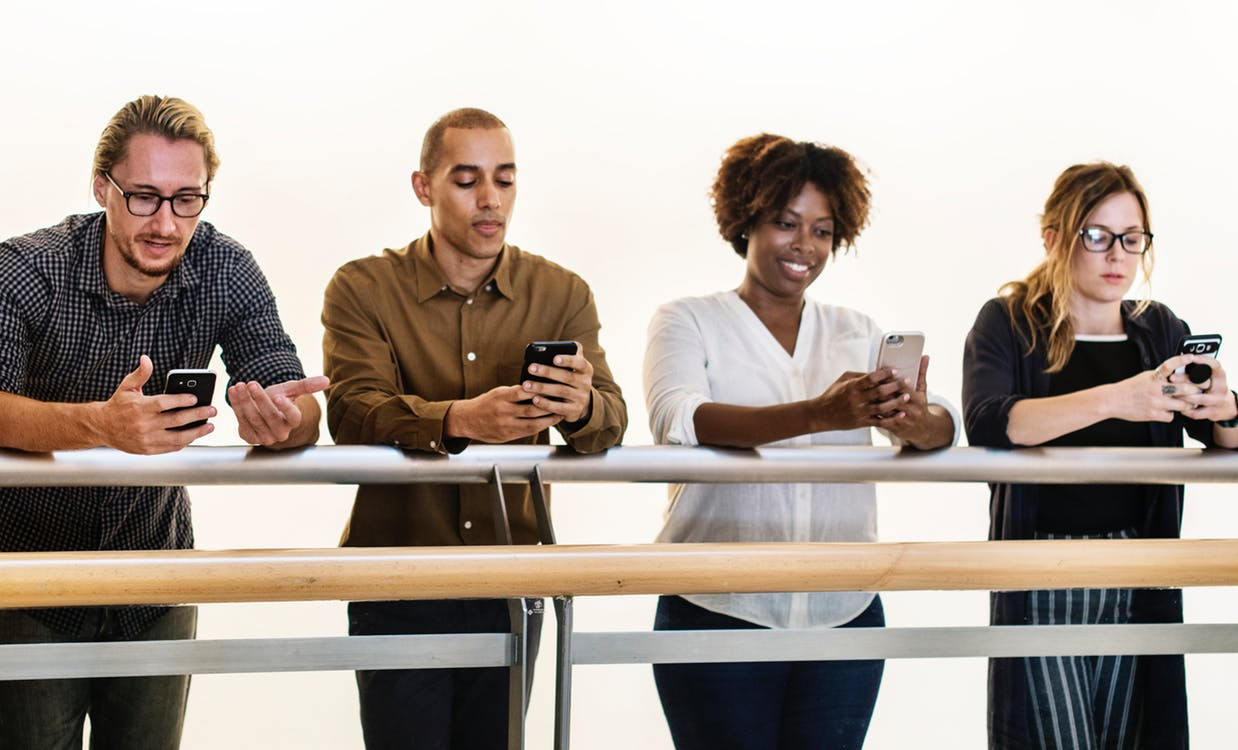
#> input picture 6_lesson6/Face detector/faces.png, 1238 x 750 px
$ jupyter execute 'Face detector.ipynb'
#> lines starting #> are read from the running program, lines starting #| are printed output that depends on the picture; after the words box and inside, x2 and y2 are one past the last pixel; in counts of white or black regions, pixels touching at a corner belong together
# FACE DETECTOR

[cell 1]
import cv2
import sys


image = cv2.imread('faces.png')
#> image is the input picture: shape (750, 1238, 3); mean B, G, R 154.5, 163.1, 173.8
gray = cv2.cvtColor(image, cv2.COLOR_BGR2GRAY)
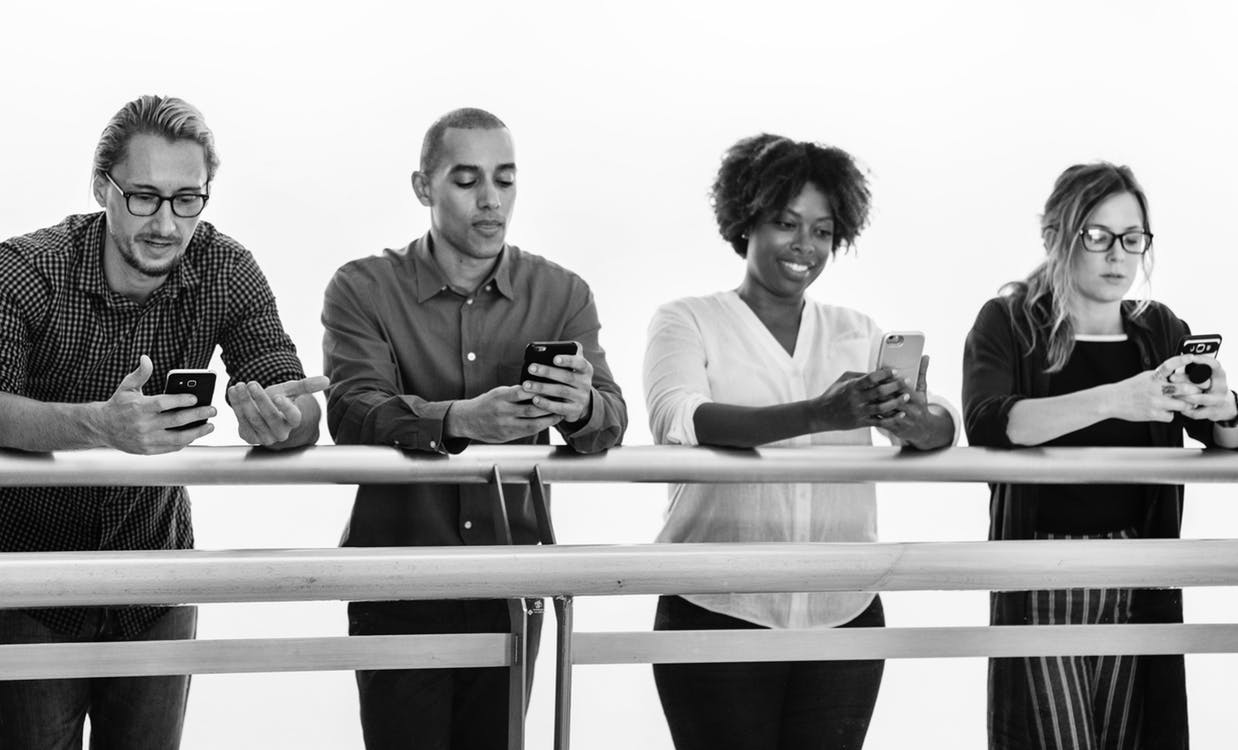
#> gray: shape (750, 1238); min 0, max 255, mean 165.3

faceCascade = cv2.CascadeClassifier(cv2.data.haarcascades + "haarcascade_frontalface_default.xml")
faces = faceCascade.detectMultiScale(
    gray,
    scaleFactor=1.3,
    minNeighbors=3,
    minSize=(30, 30)
)
#> faces = [[437, 141, 99, 99], [762, 198, 82, 82], [106, 153, 116, 116], [1016, 183, 151, 151]]

print("[INFO] Found {0} Faces!".format(len(faces)))
#| [INFO] Found 4 Faces!

for (x, y, w, h) in faces:
    cv2.rectangle(image, (x, y), (x + w, y + h), (0, 255, 0), 2)
#> this loop made 4 passes
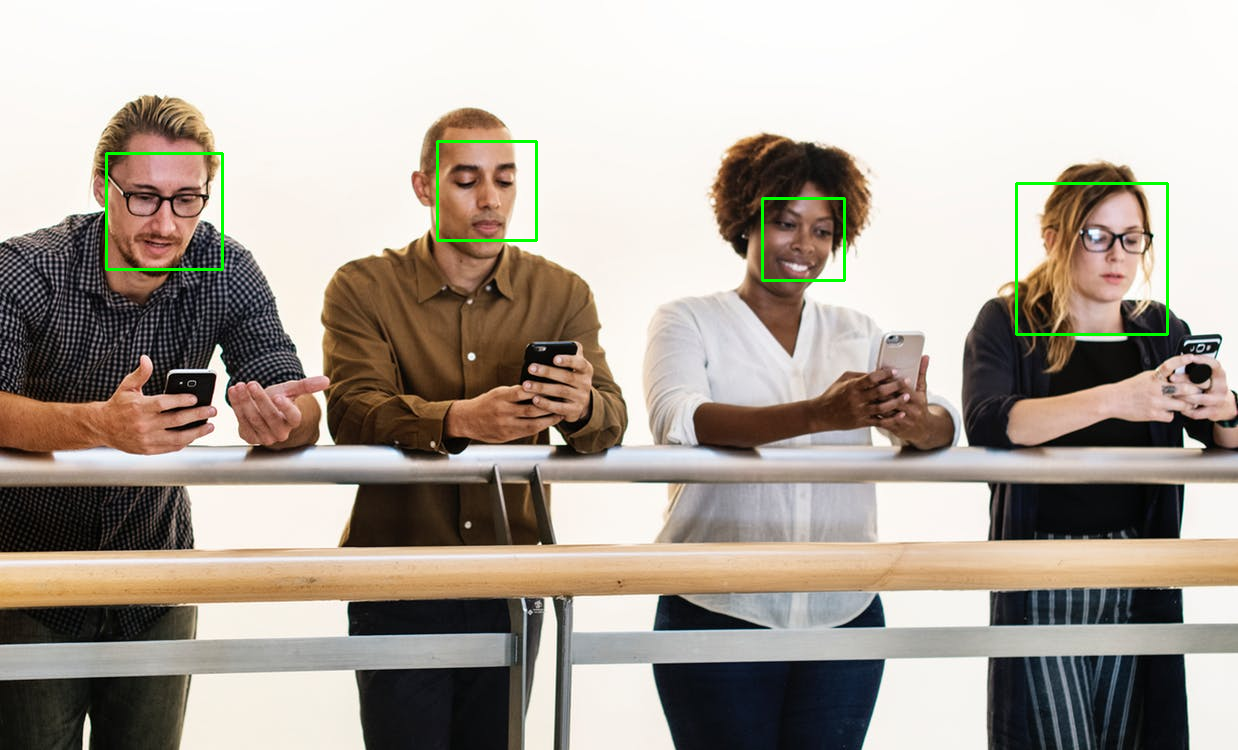
#> image: shape (750, 1238, 3); 0.58% of pixels changed, all inside (x1, y1, x2, y2) = (105, 140, 1169, 336)

status = cv2.imwrite('faces_detected.jpg', image)
print("[INFO] Image faces_detected.jpg written to filesystem: ", status)
#| [INFO] Image faces_detected.jpg written to filesystem:  True

[cell 2]
from IPython.core.display import Image, display
display(Image('faces.png', width=1900, unconfined=True))

[cell 3]
from IPython.core.display import Image, display
display(Image('faces_detected.jpg', width=1900, unconfined=True))

Here you have a list od .xml file to detect:
    - right eye
    - left eye
    - frontal face
    - face
    - full body
    - mouth
    - nose
    - ...

http://alereimondo.no-ip.org/OpenCV/34

# CROP IMAGE

[cell 4]
face_crop = []


for f in faces:
    x, y, w, h = [ v for v in f ]
    cv2.rectangle(image, (x,y), (x+w, y+h), (255,0,0), 3)
    # Define the region of interest in the image
    face_crop.append(image[y:y+h, x:x+w])
    print("ok")
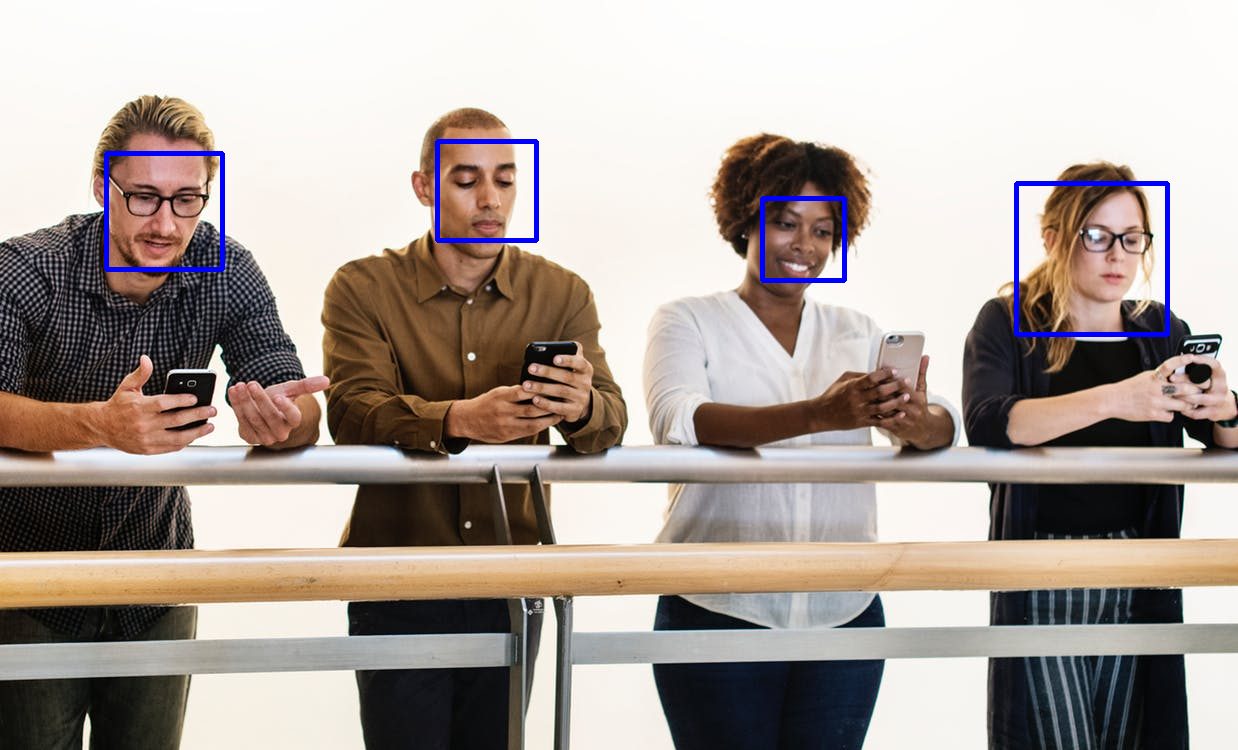
#> image: shape (750, 1238, 3); 0.96% of pixels changed, all inside (x1, y1, x2, y2) = (104, 139, 1170, 337)
#> after the loop, face_crop = 4 items

contatore = 0
for face in face_crop:
    faccia = 'face_' + str(contatore) + '.jpg'

    status = cv2.imwrite(faccia, face)
    contatore= contatore + 1

    display(Image(faccia, width=300, unconfined=True))
#> this loop made 4 passes
#> faccia on passes 1 to 4: 'face_0.jpg', 'face_1.jpg', 'face_2.jpg', 'face_3.jpg'
#> pass 1, `status = cv2.imwrite(faccia, face)`:
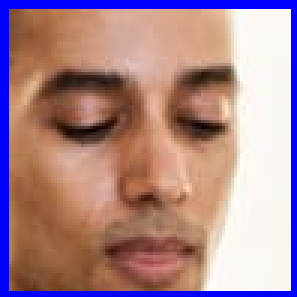
#> saved as face_0.jpg: shape (99, 99, 3) (shown 3 times larger); mean B, G, R 140.3, 134.7, 170.8
#> pass 2, `status = cv2.imwrite(faccia, face)`:
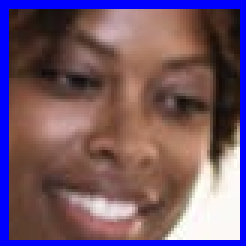
#> saved as face_1.jpg: shape (82, 82, 3) (shown 3 times larger); mean B, G, R 105.8, 86.2, 114.3
#> after the loop, contatore = 4

$ run again, with 6_lesson6/Face detector/face_0.jpg saved as 6_lesson6/Face detector/faces.png
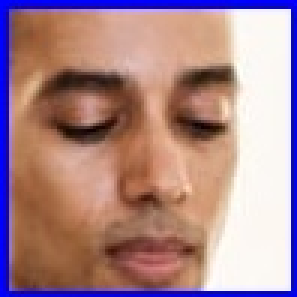
#> input picture 6_lesson6/Face detector/face_0.jpg, 99 x 99 px (shown 3 times larger)
#> image is the input picture: shape (99, 99, 3); mean B, G, R 138.8, 134.7, 170.7
#> faces = [[11, 12, 80, 80]]
#| [INFO] Found 1 Faces!
#> the loop `for (x, y, w, h) in faces:` made 1 pass
#| [INFO] Image faces_detected.jpg written to filesystem:  True
#> the loop `for f in faces:` made 1 pass
#> (printed output is left out)
#> after the loop `for f in faces:`:
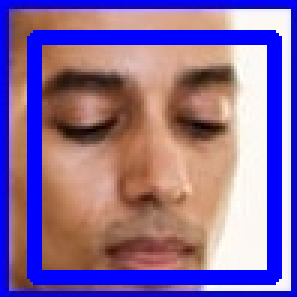
#> image: shape (99, 99, 3) (shown 3 times larger); mean B, G, R 156.4, 107.7, 138
#> after the loop `for f in faces:`: face_crop = 1 item
#> the loop `for face in face_crop:` made 1 pass
#> (faccia, contatore) on pass 1: ('face_0.jpg', 1)
#> pass 1, `status = cv2.imwrite(faccia, face)`:
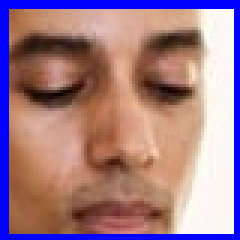
#> saved as face_0.jpg: shape (80, 80, 3) (shown 3 times larger); mean B, G, R 136.6, 124.1, 161
#> after the loop `for face in face_crop:`: contatore = 1
